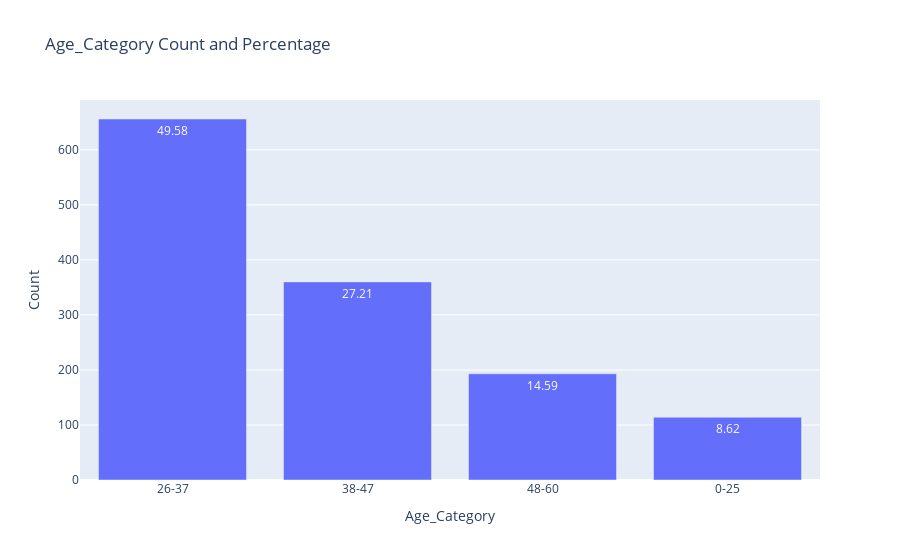

The notebook cell this image was saved under:
### Code cell
# Display descriptive statistics of 'Age' column
print("Descriptive statistics of 'Age' column:")
print(data['Age'].describe())

# Categorize 'Age' column into 4 categories
data['Age_Category'] = pd.cut(data['Age'], bins=[-1, 25, 37, 47, data['Age'].max()], labels=['0-25', '26-37', '38-47', f'48-{data["Age"].max()}'])

# Display data with 'Age' and 'Age_Category' columns
print("\nData with 'Age' and 'Age_Category' columns:")
print(data[['Age', 'Age_Category']].head(10))

# Display count and percentage of each category in 'Age_Category' column
cat_summary_plotly(data, 'Age_Category')

### Figure 1 — Plotly figure (JSON) as saved in the notebook; plotly's stock layout.template omitted (floating-point values rounded to 4 significant figures)
{"data": [{"alignmentgroup": "True", "hovertemplate": "Age_Category=%{x}<br>Count=%{y}<br>Percentage=%{text}<extra></extra>", "legendgroup": "", "marker": {"color": "#636efa", "pattern": {"shape": ""}}, "name": "", "offsetgroup": "", "orientation": "v", "showlegend": false, "text": [49.58, 27.21, 14.59, 8.62], "textposition": "auto", "type": "bar", "x": ["26-37", "38-47", "48-60", "0-25"], "xaxis": "x", "y": [656, 360, 193, 114], "yaxis": "y"}], "layout": {"barmode": "relative", "legend": {"tracegroupgap": 0}, "title": {"text": "Age_Category Count and Percentage"}, "xaxis": {"anchor": "y", "domain": [0, 1], "title": {"text": "Age_Category"}}, "yaxis": {"anchor": "x", "domain": [0, 1], "title": {"text": "Count"}}}}
